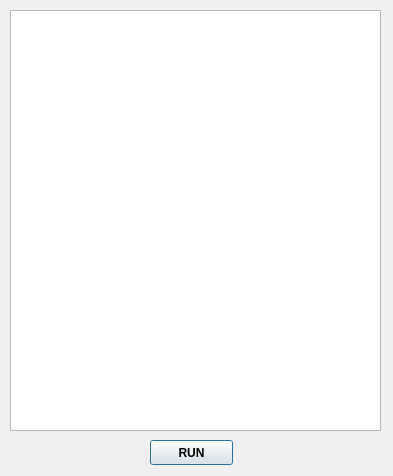
<?xml version="1.0" encoding="UTF-8"?>
<ui version="4.0">
 <class>Dialog</class>
 <widget class="QDialog" name="Dialog">
  <property name="geometry">
   <rect>
    <x>0</x>
    <y>0</y>
    <width>393</width>
    <height>476</height>
   </rect>
  </property>
  <property name="windowTitle">
   <string>List of Scripts</string>
  </property>
  <widget class="QListWidget" name="list_Scripts">
   <property name="geometry">
    <rect>
     <x>10</x>
     <y>10</y>
     <width>371</width>
     <height>421</height>
    </rect>
   </property>
   <property name="selectionRectVisible">
    <bool>true</bool>
   </property>
   <property name="sortingEnabled">
    <bool>true</bool>
   </property>
  </widget>
  <widget class="QPushButton" name="btn_Run">
   <property name="geometry">
    <rect>
     <x>150</x>
     <y>440</y>
     <width>83</width>
     <height>25</height>
    </rect>
   </property>
   <property name="font">
    <font>
     <weight>75</weight>
     <bold>true</bold>
    </font>
   </property>
   <property name="autoFillBackground">
    <bool>true</bool>
   </property>
   <property name="text">
    <string>RUN</string>
   </property>
  </widget>
 </widget>
 <resources/>
 <connections/>
</ui>
